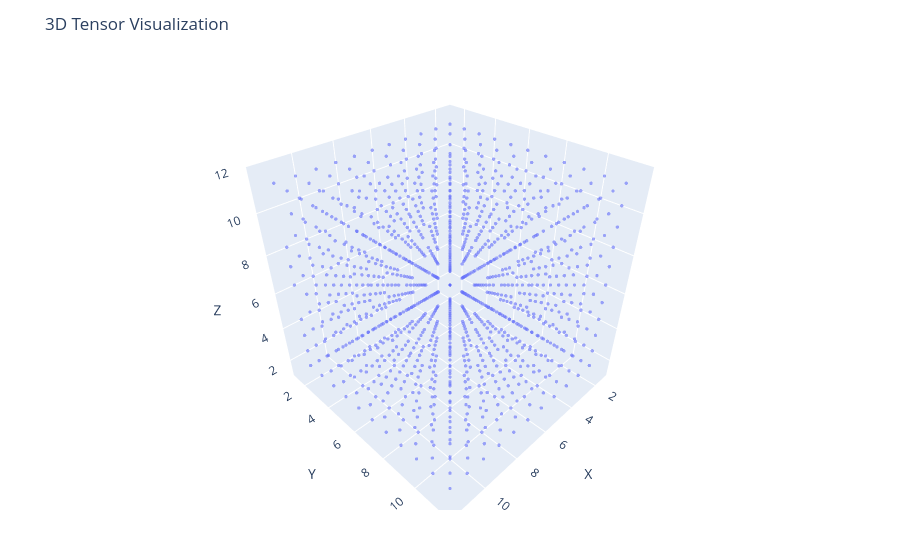

The notebook cell saved with this chart:
### Markdown cell above
## Step 6: Randomizing the source basis
Dleto works by detecting a hidden constraint equation in a given tensor.  So far the tensors we created are obviously equations of a sphere.  So what we do next is randomize the bases of the x, y, and z axes.  In the case of our original sphere with radius 5 the entire tensor fit inside $11 \times 11 \times 11$-array.  This means that are operating in 3 different 11-dimensional vector spaces.  So we apply a random $11 \times 11$ invertible matrix $X$ to the slices `tensor[i,:,:]`, an invertible matrix $Y$ to each slice `tensor[:,j,:]` and finally an invertible matrix $Z$ to the each `tensor[:,:,k]`.  If you changed the dimensions then the relevant matrix sizes will change accordingly.  The command `randomTensor` uses the arrays internally stored dimensions to calculate the appropriate changes.  The return includes not only the resulting tensor but also the matrices $X,Y,Z$ used to affect the change.  To access the resulting tensor use the record name `.tensor`

Here is our small sphere randomized, it likely looks completely filled in like dense tensor.

### Code cell
rTensorSphere = randomizeTensor(tensorSphere)
plotTensor(rTensorSphere.tensor)

### Figure 1 — Plotly figure (JSON) as saved in the notebook; plotly's stock layout.template omitted (floating-point values rounded to 4 significant figures; data arrays with more than 128 entries replaced by an {"elided": "..."} marker saying what was removed)
{"data": [{"marker": {"opacity": 0.6, "size": 2}, "mode": "markers", "type": "scatter3d", "x": {"elided": "1300 int values"}, "y": {"elided": "1300 int values"}, "z": {"elided": "1300 int values"}}], "layout": {"margin": {"b": 50, "l": 50, "r": 50, "t": 60}, "scene": {"aspectmode": "cube", "xaxis": {"range": [1, 12], "title": "X"}, "yaxis": {"range": [1, 12], "title": "Y"}, "zaxis": {"range": [1, 12], "title": "Z"}}, "title": "3D Tensor Visualization"}}
